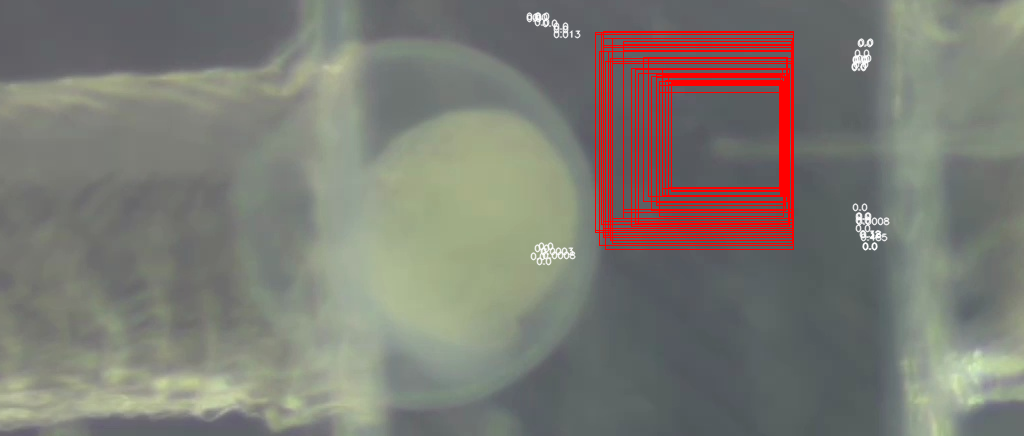

Recreate this plot in Python.
# import random  
# import matplotlib.pyplot as plt  
  
# def monte_carlo_simulation(x0, y0, x1, y1, num):  
#     particle_set = []  
#     num = (int((x1-x0)/10)*int((y1-y0)/10))
#     for i in range(num):  
#         x = random.randint(x0, x1)  
#         y = random.randint(y0, y1)  
#         particle_set.append((x, y))  
#     return particle_set  
  
# # 测试函数  
# x0, y0, x1, y1 = 0, 0, 256, 256  # 例如给定的矩形空间  
# num = 400  # 生成的点的数量  
# result = monte_carlo_simulation(x0, y0, x1, y1, num)  
  
# # 呈现生成的点  
# x, y = zip(*result)  # 将点的坐标分离  
# plt.scatter(x, y)  # 使用散点图呈现  
# plt.xlim(x0-1, x1+1)  # 设置x轴范围  
# plt.ylim(y0-1, y1+1)  # 设置y轴范围  
# plt.show()  


# import numpy as np  
# import matplotlib.pyplot as plt  
# from mpl_toolkits.mplot3d import Axes3D  
  
# # 生成两个二维高斯分布数据  
# x = np.linspace(-5, 5, 100)  
# y = np.linspace(-5, 5, 100)  
# x, y = np.meshgrid(x, y)  
  
# # 第一个高斯分布  
# z1 = np.exp(-(x**2 + y**2))  
  
# # 第二个高斯分布  
# z2 = np.exp(-((x-1)**2 + (y-1)**2))  
  
# # 将两个高斯分布相加得到重叠  
# z_combined = z1 + z2  
  
# # 绘制重叠的二维高斯分布图  
# fig = plt.figure()  
# ax = fig.add_subplot(111, projection='3d')  
# ax.plot_surface(x, y, z_combined, cmap='viridis')  
  
# # 设置图像标题和坐标轴标签  
# ax.set_title('Overlapped 2D Gaussian Distributions')  
# ax.set_xlabel('X')  
# ax.set_ylabel('Y')  
# ax.set_zlabel('Probability Density')  
  
# # 显示图像  
# plt.show()  
# import math
# import numpy as np  
# import matplotlib.pyplot as plt  
  
# # x = np.linspace(-10, 10, 1000)  
# # y = np.arctan(-x)  

# # plt.plot(x, y, label='y=tan(-x)')  
# # plt.xlabel('x')  
# # plt.ylabel('y')  
# # plt.title('Graph')  
# # plt.grid(True)  
# # plt.legend()  
# # plt.show()  
# x = 700
# s = np.arctan((-720+x)/105)*128016/(np.arctan(-4))+16384
# print(np.arctan((-720+x)/105))
# print(s)
# w = int(s**0.5)
# print(f'x = {x};w = {w}')


import random
import numpy as np  
import cv2  

# def add_gaussian_probability(x,y, x0, y0):  
#     variance = 10.0  # 方差  
#         # 计算欧氏距离  
#     distance = ((x - x0) ** 2 + (y - y0) ** 2) / (2 * variance)  
#     # 计算权重概率  
#     w = np.exp(-distance) / (2 * np.pi * variance)  
#     return w
def add_bivariate_gaussian_probability(set, x0, y0, x1, y1):  
    variance = 5.0  # 方差  
    probabilities = []
    for i in range(len(set)):
        distance0 = ((set[i][0] - x0) ** 2 + (set[i][1] - y0) ** 2) / (2 * variance)  # 计算欧氏距离 
        distance1 = ((set[i][0] - x1) ** 2 + (set[i][1] - y1) ** 2) / (2 * variance)  
        w = np.exp(-distance0) / (2 * np.pi * variance) + np.exp(-distance1) / (2 * np.pi * variance)  # 计算权重概率
        probabilities.append(w)
    normalized_probabilities = probabilities / np.sum(probabilities)  
    for i in range(len(set)):
        set[i].append(normalized_probabilities[i])
    return set
# 创建一个图像
img_path = 'crop/result7/injection_cropped/frame_0001.png'
img = cv2.imread(img_path)
img = np.array(img) 

def monte_carlo_simulation(x0, y0, x1, y1):  
    particle_set = []  
    num = (int((x1-x0)/20)*int((y1-y0)/20))
    # probabilities = []
    for i in range(num):  
        # 取上一次ROI的中央1/4区域
        x = random.randint(int((x0+x1)/2)-int((x1-x0)/8), int((x0+x1)/2)+int((x1-x0)/8))  # 
        y = random.randint(int((y0+y1)/2)-int((y1-y0)/8), int((y0+y1)/2)+int((y1-y0)/8))  
        s =  np.arctan((-720+x)/105)*128016/(np.arctan(-4))+16384  # 使用了y = arctan(-x) 函数 （-4，0）的区间来进行映射 ｜ 用于匹配粒子处于不同位置时理想的面积
        # probabilities.append(add_gaussian_probability(x,y,int((x0+x1)/2),int((y0+y1)/2)))
        particle_set.append([x, y, s])  
    # 归一化概率值  
    # normalized_probabilities = probabilities / np.sum(probabilities)  
    # for i in range(num):
    #     particle_set[i].append(normalized_probabilities[i])
    return particle_set  

# 生成随机的 n 个正方形信息  
roi_0 = [710,140,4096*4]  # 4096
set = [roi_0]
x,y,w=set[0][0],set[0][1],int(set[0][2]**0.5)
x0,y0,x1,y1=x-int(w/2),y-int(w/2),x+int(w/2),y+int(int(w/2))
particle_set = monte_carlo_simulation(x0, y0, x1, y1)  # 存储每个正方形的信息  
n = len(particle_set)
particle_set = add_bivariate_gaussian_probability(particle_set,x,y,x,y+10)
print(particle_set)

# 绘制每个正方形  
for partical in particle_set:  
    x, y, s, w = partical  
    side_length = int(np.sqrt(s) / 2)  
    cv2.rectangle(img, (x - side_length, y - side_length), (x + side_length, y + side_length), (0, 0, 255), 1) 
    if x>710 and y<140:
        cv2.putText(img, str(round(w,4)), (x+ side_length+int(0.1*x), y - side_length-int(0.1*y)), cv2.FONT_HERSHEY_SIMPLEX, 0.3, (255, 255, 255), 1, cv2.LINE_AA)  
    elif x<710 and y<140:
        cv2.putText(img, str(round(w,4)), (x- side_length-int(0.1*x), y - side_length-int(0.1*y)), cv2.FONT_HERSHEY_SIMPLEX, 0.3, (255, 255, 255), 1, cv2.LINE_AA)  
    elif x<710 and y>140:
        cv2.putText(img, str(round(w,4)), (x- side_length-int(0.1*x), y + side_length+int(0.1*y)), cv2.FONT_HERSHEY_SIMPLEX, 0.3, (255, 255, 255), 1, cv2.LINE_AA)  
    else:
        cv2.putText(img, str(round(w,4)), (x+ side_length+int(0.1*x), y + side_length+int(0.1*y)), cv2.FONT_HERSHEY_SIMPLEX, 0.3, (255, 255, 255), 1, cv2.LINE_AA)  
    
# 保存图像到路径 C  
cv2.imwrite('test.png', img)  
